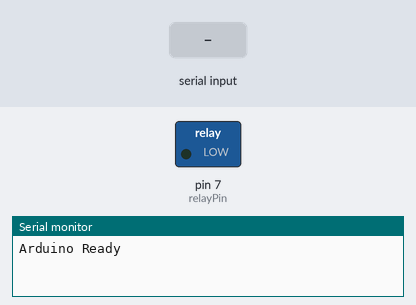
This sketch was run on a simulated Arduino Uno, built with avr-gcc and run on an emulated ATmega328P. Shown: switched loads named in the sketch (green lamp = pin HIGH), the last lines printed to the serial monitor. The inputs (shaded band) are chosen by the test bench. Random numbers use the default seed unless the sketch sets one.

Above: at 1.2 s.
1.3 s: "on\n" received over Serial
At 1.6 s:
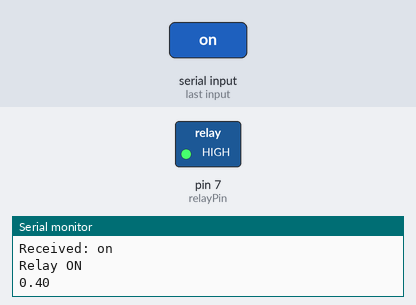
2.8 s: "off\n" received over Serial
At 3.9 s:
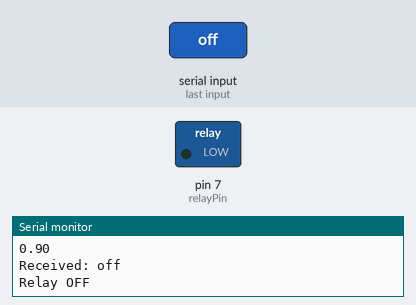
Timing chart, 0 to 5.8 s (numbered marks = the images above; inputs shaded):
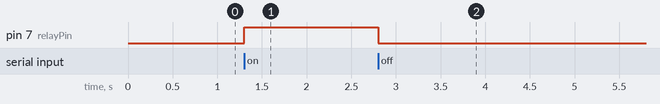

The sketch:

Arduino.ino
```cpp
const int relayPin = 7; // Relay control pin

void setup() {
  Serial.begin(115200); // Match ESP8266 baud rate
  pinMode(relayPin, OUTPUT);
  digitalWrite(relayPin, LOW); // Relay OFF by default
  randomSeed(analogRead(0)); // Seed random generator with noise from A0
  Serial.println("Arduino Ready");
}

void loop() {
  // Handle commands from ESP8266
  if (Serial.available() > 0) {
    String command = Serial.readStringUntil('\n');
    command.trim();
    Serial.print("Received: ");
    Serial.println(command);
    if (command == "on") { // Match lowercase "on"
      digitalWrite(relayPin, HIGH);
      Serial.println("Relay ON");
    } else if (command == "off") { // Match lowercase "off"
      digitalWrite(relayPin, LOW);
      Serial.println("Relay OFF");
    }
    else {
      Serial.print("|l");
      Serial.print(command);
      Serial.println("|");
    }
  }

  // Send random power data every second only when relay is ON
  static unsigned long lastTime = 0;
  if (digitalRead(relayPin) == HIGH && millis() - lastTime >= 1000) {
    float power = random(0, 10) / 10.0; // Random power between 0.0 and 0.9W
    Serial.println(power, 2); // Send with 2 decimal places
    lastTime = millis();
  }
}
```

Measured:
- after the input at 1.3 s, pin 7 (relayPin): LOW → HIGH at once
- after the input at 2.8 s, pin 7 (relayPin): HIGH → LOW at once
